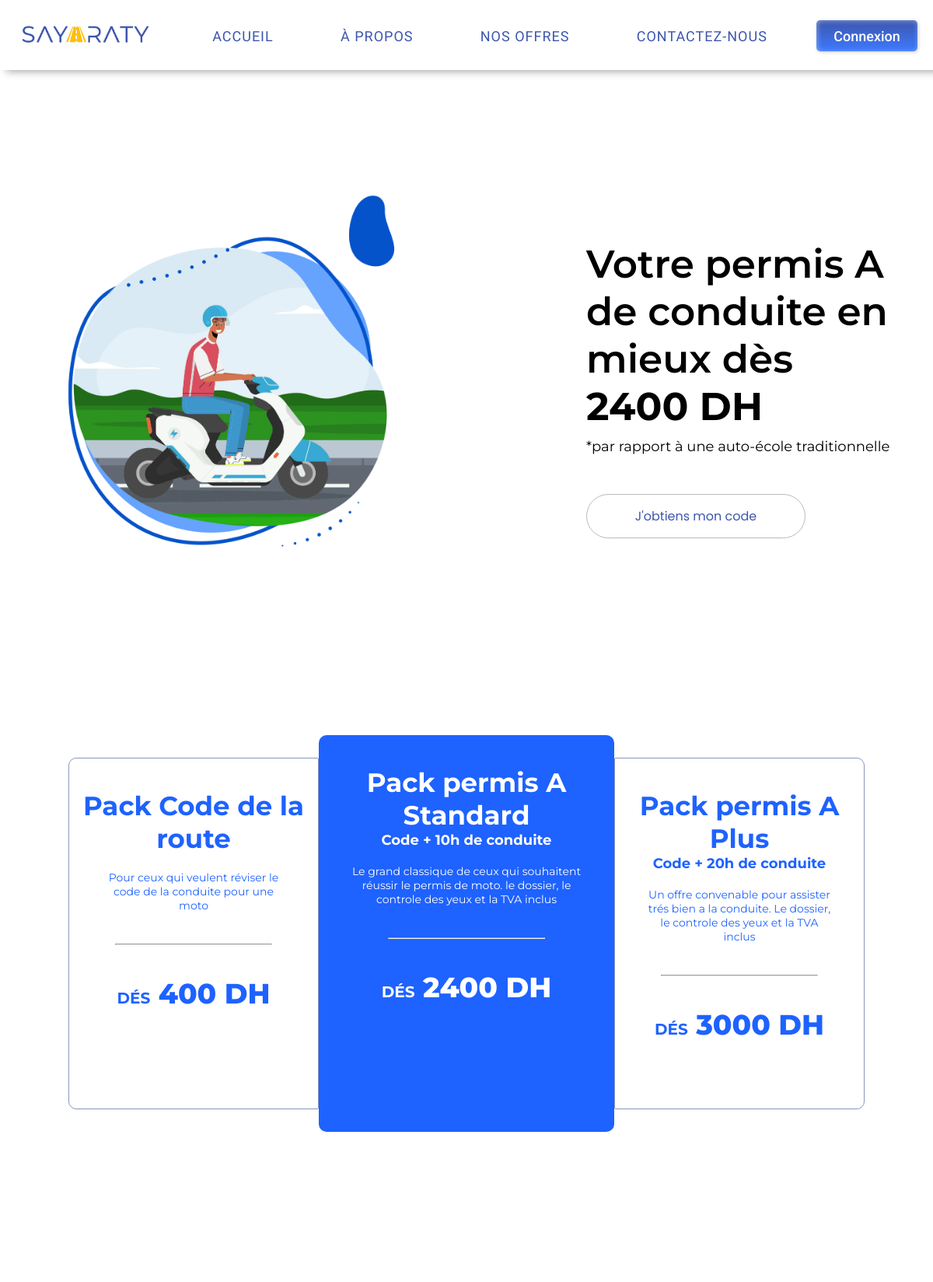
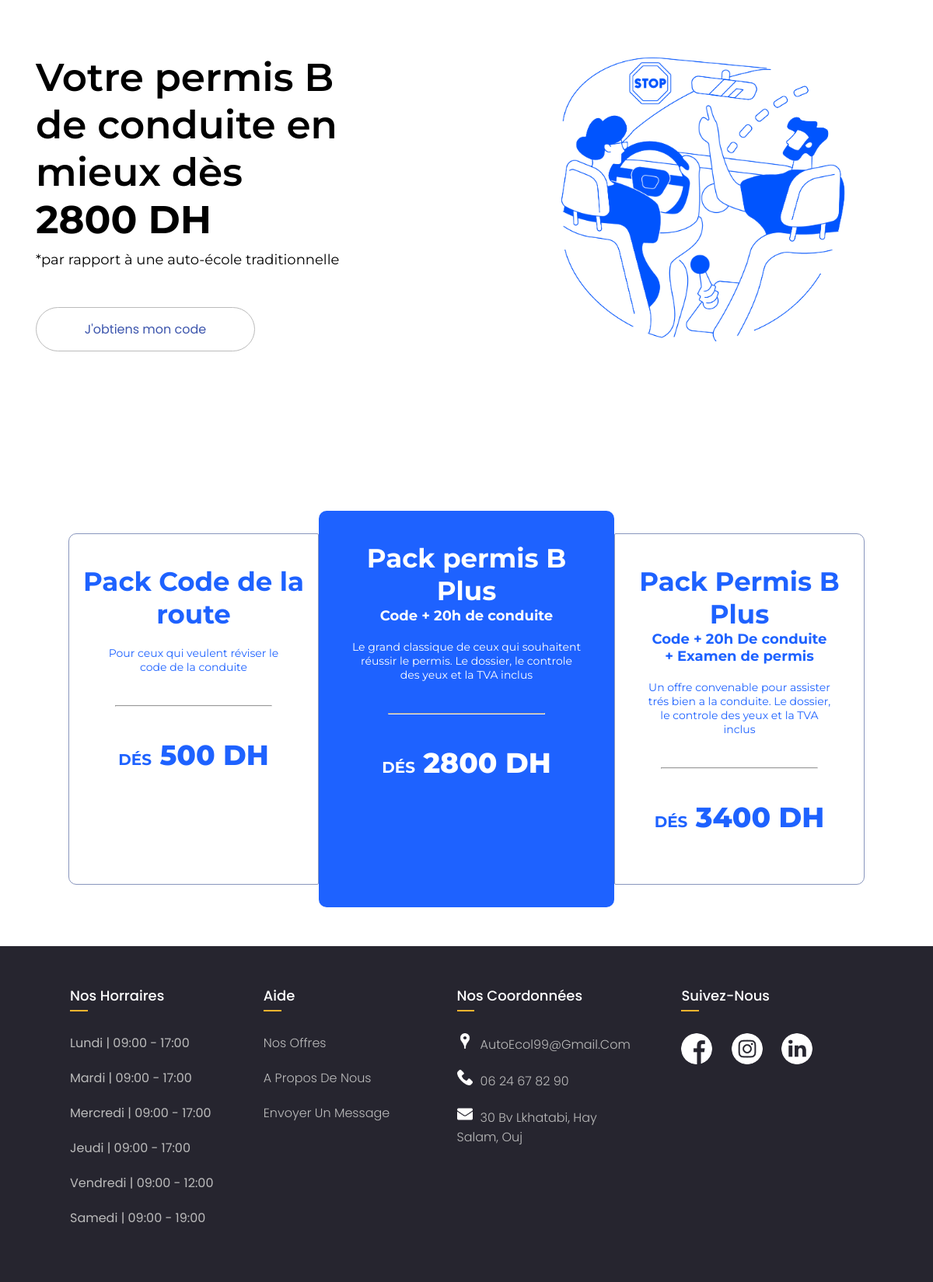
The page /Accueil/Nos-offres.php on the database its author committed (2 pictures, top to bottom).
### tables this page shows
CREATE TABLE `offre` (
  `ID_OFFRE` int(11) NOT NULL,
  `Titre` varchar(600) DEFAULT NULL,
  `Prix` double DEFAULT NULL,
  `Statut` tinyint(1) DEFAULT NULL,
  `Commentaire` varchar(200) DEFAULT NULL,
  `TYPE` varchar(20) DEFAULT NULL
);

### Accueil/Nos-offres.php (the view, shortened to what this page needs)
<?PHP
require("../PHP/Connexion_BD.php");
echo '
  <!DOCTYPE HTML>
  <HTML>
    <HEAD>
      <meta CHAESET="UTF-8">
      <meta http-equiv="X-UA-Compatible" content="ie=edge">
      <meta name="viewport" content="width=device-width, initial-scale=1.0">
      <TITLE>Sayarty - Nos offres</TITLE>
      <link rel="icon" href="../IMG/SAYARATY_Icon.png">
      <link rel="stylesheet" href="../CSS/style-index.css">
      <link rel="stylesheet" href="../CSS/style-offres.css">
      <link rel="stylesheet" href="../CSS/style-candidat.css">
      <link rel="preconnect" href="https://fonts.googleapis.com">
      <link rel="stylesheet" href="https://cdnjs.cloudflare.com/ajax/libs/font-awesome/6.3.0/css/all.min.css"/>
      <link rel="preconnect" href="https://fonts.gstatic.com" crossorigin>
      <link href="https://fonts.googleapis.com/css2?family=Poppins:wght@100;200;300;400;500;600;700;800;900&family=Montserrat:wght@100;200;300;400;500;600;700;800;900&family=Roboto:ital,wght@0,100;0,300;0,500;0,700;1,100;1,300;1,400;1,500;1,700;1,900&family=Secular+One&display=swap" rel="stylesheet">
    </HEAD>
    <BODY>';
      include("AccueilHeader.php");
        echo'
      <div class="firstContainer">
        <img src="../IMG/permisA.png" alt="">
        <div class="container">
          <div class="theTitleOfPage">';
          $query = "SELECT Prix FROM offre where id_offre=5";
          $ligne = mysqli_fetch_row(mysqli_query($connect,$query));
          echo '
            Votre permis A de conduite en mieux d&egrave;s <b>'.$ligne[0].' DH</b>
          </div>
          <div class="subtitle">
            *par rapport &agrave; une auto-&eacute;cole traditionnelle
          </div>';
          if(isset($_SESSION["login"])){
            echo '
              <a href="../Candidat/CoursQest.php" class="Cto">J\'obtiens mon code</a>
            ';
          }
          else{
            echo'
              <a href="Connexion_inscription.php" class="Cto">J\'obtiens mon code</a>
              ';
          }
          echo'
        </div>
      </div>
      <div class="cardContainer">';
      $query = "SELECT * FROM offre where type='permisA'";
        $i=0;
        if($result=mysqli_query($connect,$query)){
          while(($ligne=mysqli_fetch_row($result))&&$i<3){
            $chaine=explode("-",$ligne[1]);
            $titre=$chaine[0];
            if($i==1||$i==2){$subtitre=$chaine[1];}
            $prix=$ligne[2];
            $commentaire=$ligne[4];
            if($i==0){$nbcard="first";}
            else if($i==1){$nbcard="second";}
            else if($i==2){$nbcard="third";}
            echo '
              <div class="'.$nbcard.'Card">
                <span class="cardTitle">'.$titre.'</span>';
            if($i==1 || $i==2){
              echo '<span class="cardSubTitle">'.$subtitre.'</span>';
              echo '<span class="cardSubSubTitle">'.$commentaire.'</span>';
            }
            else{
              echo '<span class="cardSubTitle">'.$commentaire.'</span>';
            }
            echo'
                <hr>
                <span class="cardPrice"><b>D&Eacute;S</b> '.$prix.' DH</span></div>
              ';
            $i++;
          }
        }
      echo'
      </div>';
      echo'
      <div class="firstContainer">
        <div class="container">
          <div class="theTitleOfPage">';
          $query = "SELECT Prix FROM offre where id_offre=2";
          $ligne = mysqli_fetch_row(mysqli_query($connect,$query));
          echo '
            Votre permis B de conduite en mieux d&egrave;s <b>'.$ligne[0].' DH</b>
          </div>
          <div class="subtitle">
            *par rapport &agrave; une auto-&eacute;cole traditionnelle
          </div>';
          if(isset($_SESSION["login"])){
            echo '
              <a href="../Candidat/CoursQest.php" class="Cto">J\'obtiens mon code</a>
            ';
          }
          else{
            echo'
              <a href="Connexion_inscription.php" class="Cto">J\'obtiens mon code</a>
              ';
          }
          echo'
         </div>
        <img src="../IMG/PermisB.png" alt="">
      </div>
      <div class="cardContainer">';
        $query = "SELECT * FROM offre where statut=true and type='PermisB'";
          $i=0;
          if($result=mysqli_query($connect,$query)){
            while(($ligne=mysqli_fetch_row($result))&&$i<3){
              $chaine=explode("-",$ligne[1]);
              $titre=$chaine[0];
              if($i==1||$i==2){$subtitre=$chaine[1];}
              $prix=$ligne[2];
              $commentaire=$ligne[4];
              if($i==0){$nbcard="first";}
              else if($i==1){$nbcard="second";}
              else if($i==2){$nbcard="third";}
              echo '
                <div class="'.$nbcard.'Card">
                  <span class="cardTitle">'.$titre.'</span>';
              if($i==1 || $i==2){
                echo '<span class="cardSubTitle">'.$subtitre.'</span>';
                echo '<span class="cardSubSubTitle">'.$commentaire.'</span>';
              }
              else{
                echo '<span class="cardSubTitle">'.$commentaire.'</span>';
              }
              echo'
                  <hr>
                  <span class="cardPrice"><b>D&Eacute;S</b> '.$prix.' DH</span></div>
                ';
              $i++;
            }
          }
        echo'
        </div>
      </div>';
      include("AccueilFooter.php");
      echo'
    </BODY>
  <script>
  var subMenu = document.getElementById("subMenu");
  function toggleMenu(){
    subMenu.classList.toggle("open-menu");
  }
</script>
  </HTML>
';
?>

### Accueil/AccueilHeader.php
<header>
  <?PHP
    if(isset($_SESSION["login"])){
      echo '
        <a href="../Candidat/"><img src="../IMG/SAYARATY_LOGO.png"></a>
      ';
    }
    else{
      echo '
        <a href="Accueil/.."><img src="../IMG/SAYARATY_LOGO.png"></a>
      ';
    }
  ?>
  <UL class="Nav">
  <?PHP
    if(isset($_SESSION["login"])){
      echo '
        <LI class = "item1"><a href="../Candidat/">ACCUEIL</a></LI>
        <LI class = "item2"><a href="A-propos.php">&Agrave PROPOS</a></LI>
        <LI class = "item3"><a href="Nos-offres.php">NOS OFFRES</a></LI>
        <LI class = "item4"><a href="Contactez-nous.php">CONTACTEZ-NOUS</a></LI>
      </UL>
      ';
      $query = "SELECT PHOTO FROM Candidat WHERE Login_candidat='".$_SESSION["login"]."'";
      $ligne = mysqli_fetch_row(mysqli_query($connect,$query));
      echo '
      <span class="mon-compte" onclick="toggleMenu()"><img src="'.$ligne[0].'" class="user-pic"> <span>Mon compte</span></span>
      <div class="sub-menu-wrap" id="subMenu">
        <div class="sub-menu">
          <div class="user-info">
            <img src="'.$ligne[0].'" class="user-pic">
            <h2>'.$_SESSION["login"].'</h2>
            <hr>
            <a href="../Candidat/ModifierProfil.php" class="sub-menu-link">
                <img src="../IMG/modify.png" alt="">
                <P>Modifier Profil</P>
            </a>
            <a href="../Candidat/CoursQest.php" class="sub-menu-link">
              <img src="../IMG/cours.png" alt="">
              <P>Cours & Questionnaire</P>
            </a>
            <a href="../Candidat/EmploiTemps.php" class="sub-menu-link">
              <img src="../IMG/calendar.png" alt="">
              <P>Emploi du temps</P>
            </a>
            <a href="../Candidat/DonnerAvis.php" class="sub-menu-link">
              <img src="../IMG/star.png" alt="">
              <P>Donner mon avis</P>
            </a>
            <a href="../PHP/Deconnexion.php" class="sub-menu-link">
              <img src="../IMG/logout.png" style="padding: 0px 0px 0px 4px; width: 26px" alt="">
              <P>D&eacute;connexion</P>
            </a>
          </div>
        </div>
      </div>
      ';
    }
    else{
      echo '
        <LI class = "item1"><a href="../">ACCUEIL</a></LI>
        <LI class = "item2"><a href="A-propos.php">&Agrave PROPOS</a></LI>
        <LI class = "item3"><a href="Nos-offres.php">NOS OFFRES</a></LI>
        <LI class = "item4"><a href="Contactez-nous.php">CONTACTEZ-NOUS</a></LI>
      </UL>
      <a class="item5" href="Connexion_inscription.php"> <span>Connexion</span></a></DIV>
      ';
    }
  ?>
</header>

### Accueil/AccueilFooter.php (shortened to what this page needs)
<footer>
  <DIV class="FooterContainer">
          <DIV class="Footer-col">
            <h4>Nos Horraires</h4>
            <UL class="Horraire" style="color: #bbb;">
              <LI>Lundi | 09:00 - 17:00</LI>
              <LI>Mardi | 09:00 - 17:00</LI>
              <LI>Mercredi | 09:00 - 17:00</LI>
              <LI>Jeudi | 09:00 - 17:00</LI>
              <LI>Vendredi | 09:00 - 12:00</LI>
              <LI>Samedi | 09:00 - 19:00</LI>
            </UL>
          </DIV>
          <DIV class="Footer-col">
            <h4>aide</h4>
            <UL class="Aide">
              <LI><A HREF="Nos-offres.php">Nos offres</A></LI>
              <LI><A HREF="A-propos.php">A Propos de nous</A></LI>
              <LI><A HREF="Contactez-nous.php">Envoyer un message</A></LI>
            </UL>
          </DIV>
          <DIV class="Footer-col">
            <h4>Nos coordonn&eacute;es</h4>
            <UL class="coordonnees">
              <?PHP
                $queryAdmin = "SELECT Email,num_telephone_admin,adresse FROM administrateur";
                $values = mysqli_fetch_row(mysqli_query($connect,$queryAdmin));
                echo'
                  <LI><img src = "../IMG/map.png" class = "cor"><A HREF="">'.$values[0].'</A></LI>
                  <LI><img src = "../IMG/phone-call.png" class="cor"><A HREF="">'.$values[1].'</A></LI>
                  <LI><img src = "../IMG/email.png" class="cor"><A HREF="">'.$values[2].'</A></LI>
                ';
              ?>
            </UL>
          </DIV>
          <DIV class="Footer-col">
            <h4>suivez-nous</h4>
            <DIV class="SocialMedia">
              <a href="#"> <img src="../IMG/facebook.png" alt=""></a>
              <a href="#"> <img src="../IMG/instagram.png" alt=""></a>
              <a href="#"> <img src="../IMG/linkedin.png" alt=""></a>
            </DIV>
          </DIV>
  </DIV>
</footer>

### CSS/style-index.css (style rules this page uses)
* { margin:0; padding:0; text-decoration: none; }
header { top:0; position:fixed; z-index: 3; display:flex; width:100%; height:80px; flex-wrap:wrap; align-items:center; justify-content: space-between; align-content: flex-end; padding-bottom: 10px; background-color: rgb(255, 255, 255); box-shadow: 10px 0px 10px 2px rgba(0,0,0,0.35); }
header img { width:200px; margin-left:10px; }
.Nav { font:400 18px "Secular One"; width: 800px; display:inline-flex; justify-content: space-around; list-style: none; }
.Nav LI a { color:#3D56AD; letter-spacing: 1px; position:relative; display: block; }
.Nav LI a::after { content:''; position: absolute; background-color:#febe10; height:3px; width:100%; left:0; bottom:-5px; transform:scaleX(0); transform-origin: center; transition:all 250ms ease-in; }
.item5 { width: 130px; height: 40px; color: #fff; border-radius: 5px; font:500 18px 'Roboto'; cursor: pointer; display:inline-flex; align-items: center; justify-content: center; box-shadow: inset 1px 1px 6px 0px rgb(181, 207, 250,.6), 1px 1px 4px 0px rgba(0,0,0,.1), 1px 1px 5px 0px rgba(0,0,0,.1); background: linear-gradient(0deg, rgb(61, 122, 254) 0%,#3D56AD 100%); transition: all 0.7s ease-in-out; transition: color 200ms ease-in-out; margin-right: 20px; }
.Cto { font-family: 'Poppins'; display: inline-block; width:200px; text-align: center; color:#3D56AD; border:1px solid #bbbbbb; border-radius: 30px; padding: 15px 40px; cursor:pointer; transition: 600ms ease-in-out; overflow: hidden; background-color:#fff; }
.FooterContainer { font-family: 'Poppins', sans-serif; display: flex; flex-wrap: wrap; background-color: #26252f; flex-direction: row; padding: 50px 80px; }
.FooterContainer UL { list-style: none; }
.Footer-col:last-of-type { margin-left:40px; }
.Footer-col { width: 22%; padding: 0 10px; }
.Footer-col h4 { font-size: 18px; color: #ffffff; text-transform: capitalize; margin-bottom: 35px; font-weight: 500; position: relative; }
.Footer-col h4::before { content: ''; position: absolute; left:0; bottom: -7px; background-color: #ffb52e!important; height: 2px; box-sizing: border-box; width: 10%; }
.Footer-col ul li:not(:last-child) { margin-bottom: 10px; }
.Footer-col ul li { margin :20px 0 ; }
.Footer-col ul li a { font-size: 16px; text-transform: capitalize; text-decoration: none; font-weight: 300; color: #bbbbbb; display: inline; transition: all 0.3s ease; }
.Footer-col .SocialMedia a { display: inline-block; height: 40px; width: 40px; background-color:#26252f; margin:0 20px 0 0; text-align: center; line-height: 40px; border-radius: 50%; color: #ffffff; transition: all 0.5s ease; }
.Footer-col .SocialMedia img { display: inline-block; height: 40px; width: 40px; text-align: center; line-height: 40px; border-radius: 50%; color: #ffffff; transition: all 0.5s ease; }

### CSS/style-offres.css (style rules this page uses)
.firstContainer { display: flex; flex-direction: row; justify-content: center; align-items: center; gap:26vh; padding:100px; margin-top: 100px; }
.firstContainer img { width:500px; }
.theTitleOfPage { width:400px; font:600 50px "Montserrat"; margin: 10px 0; }
.subtitle { font:400 18px "Montserrat"; margin-bottom:50px; }
.cardContainer { display:flex; flex-direction: row; justify-content: center; align-items: center; margin:50px 0px; }
.cardContainer div { padding:40px; font-family: 'Montserrat'; display: flex; flex-direction: column; align-items: center; }
.firstCard { border-radius: 10px 2px 2px 10px; }
.secondCard { width:300px; border-radius: 10px; background-color:#1e62ff; color:#fff; height:430px; }
.thirdCard { border-radius: 2px 10px 10px 2px; }
.firstCard,.thirdCard { width: 240px; height:370px; color:#1e62ff; background-color: #fff; border:solid 1px #8996bd; }
.cardTitle { text-align: center; width:340px; font:700 34px 'Montserrat'; }
.firstCard .cardTitle { margin-bottom: 20px; }
.cardSubTitle, .cardSubSubTitle { text-align: center; font:400 14px 'Montserrat'; margin-bottom: 20px; }
.secondCard .cardSubTitle,.thirdCard .cardSubTitle { font:700 18px 'Montserrat'; }
.cardContainer hr { margin:20px 0px; width:200px; }
.cardPrice { margin:20px 0px; font:800 36px 'Montserrat'; }
.cardPrice b { font-size:20px; }

### CSS/style-candidat.css (style rules this page uses)
Header span { flex-wrap: wrap; display:flex; align-items: center; justify-content: center; cursor:pointer; }

### Accueil/AccueilFooter.php (style rules this page uses)
.cor { width:20px; margin-right: 10px; }

### rows shown on the page
offre: Prix "2400", Titre "Pack permis A Standard", Titre "Code + 10h de conduite", Commentaire "Le grand classique de ceux qui souhaitent réussir le permis de moto. le dossier, le controle des yeux et la TVA inclus"
offre: Titre "Pack Code de la route", Commentaire "Pour ceux qui veulent réviser le code de la conduite pour une moto", Prix "400"
offre: Titre "Pack permis A Plus", Titre "Code + 20h de conduite", Commentaire "Un offre convenable pour assister trés bien a la conduite. Le dossier, le controle des yeux et la TVA inclus", Prix "3000"
offre: Prix "2800", Titre "Pack permis B Plus", Titre "Code + 20h de conduite", Commentaire "Le grand classique de ceux qui souhaitent réussir le permis. Le dossier, le controle des yeux et la TVA inclus"
offre: Titre "Pack Code de la route", Commentaire "Pour ceux qui veulent réviser le code de la conduite", Prix "500"
offre: Titre "Pack Permis B Plus", Titre "Code + 20h De conduite + Examen de permis", Commentaire "Un offre convenable pour assister trés bien a la conduite. Le dossier, le controle des yeux et la TVA inclus", Prix "3400"

### other values the page prints
$values[0] "AutoEcol99@gmail.com"
$values[1] "06 24 67 82 90"
$values[2] "30 Bv Lkhatabi, Hay Salam, Ouj"
